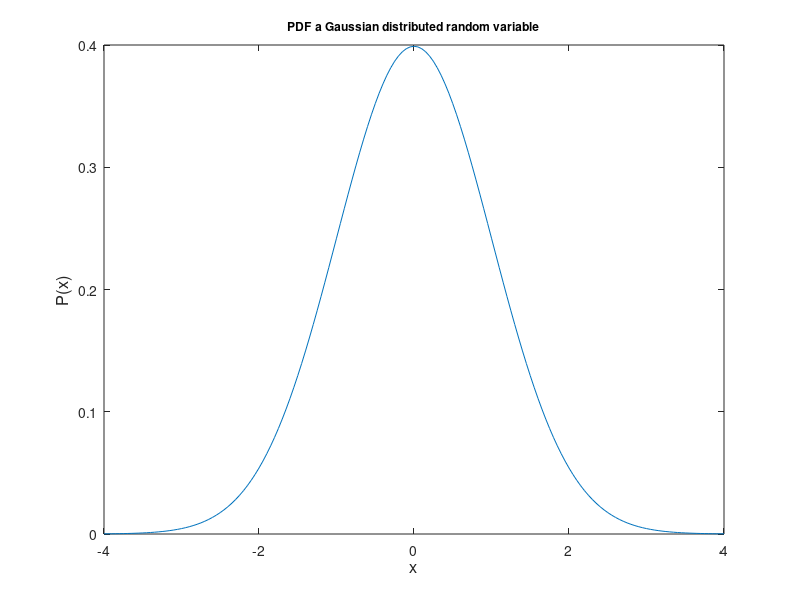

The MATLAB source for this figure:
t_a=0.05;
x=-4:t_a:4;

p=(1/sqrt(2*pi))*exp(-x.^2/2);

check = trapz(x,p);

plot(x,p);
title('\fontsize{12}PDF a Gaussian distributed random variable');
xlabel('x','FontSize',12);
ylabel('P(x)','FontSize',12);